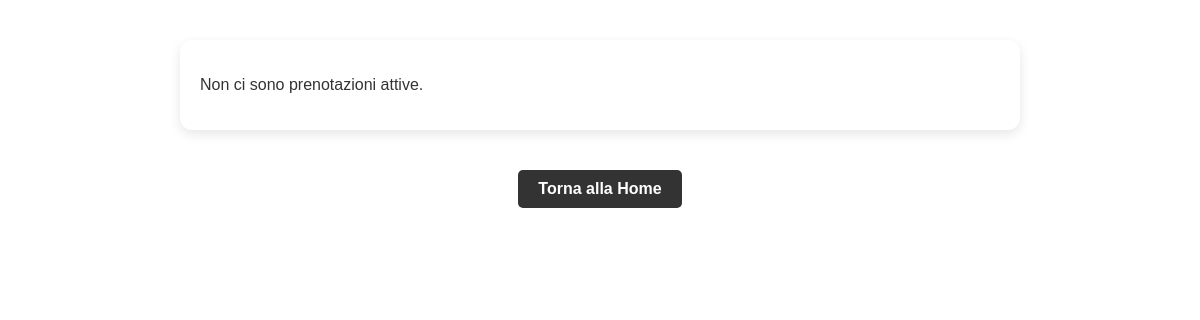
Before: /admin (signed in) with the older database file.
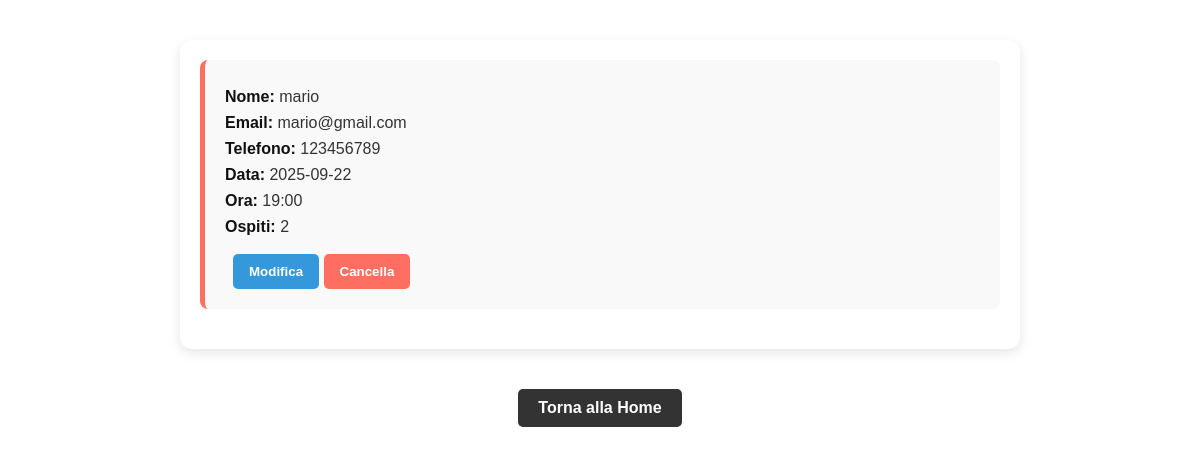
After: the same page with the newer database file.
### tables this page shows
CREATE TABLE bookings (
            id INTEGER PRIMARY KEY AUTOINCREMENT,
            name TEXT NOT NULL,
            email TEXT NOT NULL,
            phone TEXT NOT NULL,
            date TEXT NOT NULL,
            time TEXT NOT NULL,
            guests INTEGER NOT NULL
        );

### app.py (the view)
@app.route('/admin')
def admin_reservations():
    if not session.get('admin'):
        return redirect(url_for('admin_login'))
    conn = sqlite3.connect('db.sqlite3')
    c = conn.cursor()
    today = datetime.today().strftime('%Y-%m-%d')
    c.execute("""
        SELECT id, name, email, phone, date, time, guests
        FROM bookings
        WHERE date >= ?
        ORDER BY date, time
    """, (today,))
    reservations = [{'id': row[0], 'name': row[1], 'email': row[2], 'phone': row[3],
                     'date': row[4], 'time': row[5], 'guests': row[6]} for row in c.fetchall()]
    conn.close()
    return render_template('admin_reservations.html', reservations=reservations)

### templates/admin_reservations.html (shortened to what this page needs)
<!DOCTYPE html>
<html lang="it">
<head>
    <link rel="stylesheet" href="/static/css/styles.css">
</head>
<body>
    <main>
         <div class="reservation-container">
            {% if reservations %}
                {% for r in reservations %}
                    <div class="reservation">
                        <p><strong>Nome:</strong> {{ r.name }}</p>
                        <p><strong>Email:</strong> {{ r.email }}</p>
                        <p><strong>Telefono:</strong> {{ r.phone }}</p>
                        <p><strong>Data:</strong> {{ r.date }}</p>
                        <p><strong>Ora:</strong> {{ r.time }}</p>
                        <p><strong>Ospiti:</strong> {{ r.guests }}</p>
                        <button class="edit-btn"
                                data-id="{{ r.id }}"
                                data-name="{{ r.name }}"
                                data-phone="{{ r.phone }}"
                                data-date="{{ r.date }}"
                                data-time="{{ r.time }}"
                                data-guests="{{ r.guests }}">Modifica</button>
                        <button class="cancel-btn" data-id="{{ r.id }}">Cancella</button>
                    </div>
                {% endfor %}
            {% else %}
                <p>Non ci sono prenotazioni attive.</p>
            {% endif %}
        </div>
    </main>
<div class="home-button-container">
    <a href="{{ url_for('home') }}" class="btn btn-dark btn-home">
        Torna alla Home
    </a>
</div>
</body>
</html>

### static/css/styles.css (style rules this page uses)
body { font-family: 'Arial', sans-serif; margin: 0; padding: 0; color: #333; }
.reservation-container { max-width: 800px; margin: 40px auto; padding: 20px; background-color: #ffffff; border-radius: 12px; box-shadow: 0 4px 12px rgba(0,0,0,0.1); }
.reservation { background-color: #f9f9f9; border-left: 5px solid #ff6f61; padding: 20px; margin-bottom: 20px; border-radius: 8px; transition: background-color 0.3s ease; }
.reservation p { margin: 8px 0; color: #333; font-size: 16px; }
.reservation strong { color: #111; }
.cancel-btn { background-color: #ff6f61; border: none; color: white; padding: 10px 16px; border-radius: 5px; cursor: pointer; font-weight: bold; transition: background-color 0.3s ease; margin-top: 10px; }
.edit-btn { background:#3498db; color:#fff; border:none; padding:10px 16px; border-radius:5px; cursor:pointer; font-weight:bold; margin-left:8px; transition:background .2s ease; }
.btn { display: inline-block; padding: 10px 20px; font-size: 16px; border: none; border-radius: 5px; cursor: pointer; text-decoration: none; transition: background-color 0.2s ease; }
.btn-dark { background-color: #333; color: #fff; }
.btn-home { font-weight: bold; }
.home-button-container { text-align: center; margin-top: 30px; }

Changed rows visible on the page:
added bookings: name "mario", email "mario@gmail.com", phone "123456789", date "2025-09-22", time "19:00", guests "2"
Other visible differences:
text no longer shown: "Non ci sono prenotazioni attive."
